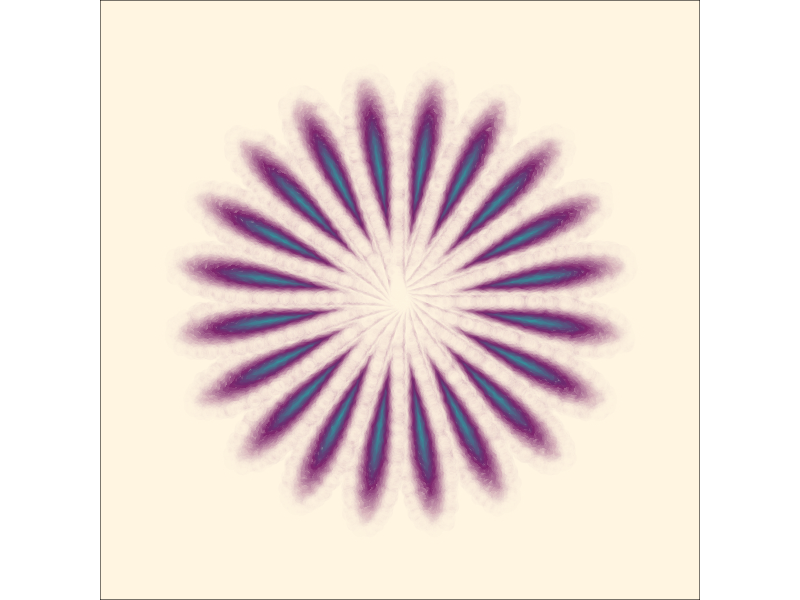

R code for this plot:
## ---- chunk 1
#=============================================================================#
#Library Load-in---------------------------------------------------------------
#=============================================================================#
library(dplyr) #For data wrangling/manipulation
library(purrr) #For list wrangling/manipulation/iterations
library(ggplot2) #For plotting

#=============================================================================#
#Data Set-up-------------------------------------------------------------------
#=============================================================================#

#Angles in a circle#
theta <- seq(0,2*pi, length.out = 100)

#Creating a basic unit circle#
unit_circle <- tibble(x = cos(theta),
                      y = sin(theta))

#Picking out a color palette#
color_pal <- c("#FFD39A", "#319DA0", "#781C68", "#FFF5E1")

#Setting background color#
background <- "#fff5e1"

#Setting the petal amount (n)#
n = 20

#Creating iterations
n_iters <- 1:n

#Setting x and y transformations#
trans <- seq(0,.5, length = n)

#Setting colors#
fills <- colorRampPalette(color_pal)(n)

#Setting transparencies#
alphas <- seq(1,.2, length = n)

#Setting List options#
list_opts <- list(trans,
                  fills,
                  alphas)

#=============================================================================#
#Data Compilation--------------------------------------------------------------
#=============================================================================#
base <- pmap_df(list_opts, ~unit_circle|>
                  mutate(x = x * ..1,
                         y = y * ..1,
                         group = paste0("circle",..1),
                         fill = ..2,
                         alpha = ..3
                  )
)


final <- map_df(n_iters, ~base|>
                  mutate(x = x + .x,
                         group = paste0("circle",.x)
                  )
)


#=============================================================================#
#Final Piece-------------------------------------------------------------------
#=============================================================================#

final |>
  ggplot(aes(x,y, group = group))+
  theme_void()+
  theme(plot.background = element_rect(fill = background))+
  geom_point(color = final$fill,position = position_jitter(width = .01, height = .02),
             alpha = final$alpha,
             fill = background,
             shape = 21,
             stroke = 3)+
  coord_polar()

#Use to save output:

# ggsave("images/gen_2.png",
#        dpi = 300,
#        device = "png",
#        bg = "transparent",
#        height = 10,
#        width = 10)
